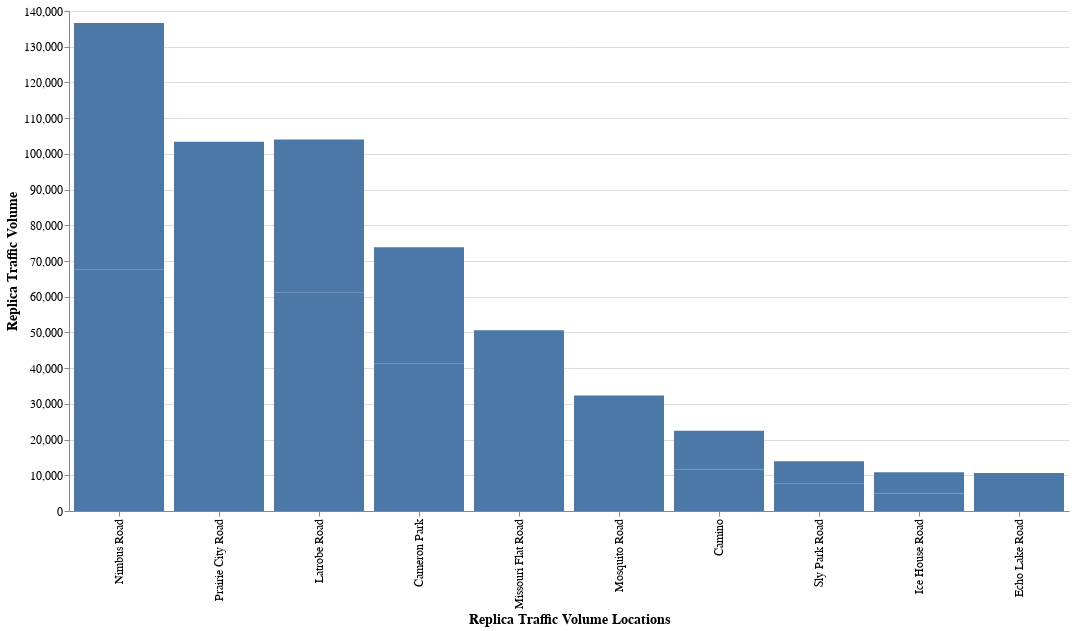

Notebook cell for this chart:
### Code cell
# Visualize the stacked bar chart, but don't show the different colors for the different directions
stacked_bar_chart(rep_df01_filtered)

### Figure 1 — Vega-Lite specification as saved in the notebook (floating-point values rounded to 4 significant figures)
{"config": {"view": {"continuousWidth": 300, "continuousHeight": 300, "strokeOpacity": 0}, "axis": {"labelFontSize": 12, "titleFontSize": 14}, "header": {"labelFontSize": 12, "titleFontSize": 14}}, "data": {"name": "data-346fdc038633c2b33721b40c2ce4f12e"}, "mark": {"type": "bar"}, "encoding": {"tooltip": [{"field": "location", "type": "nominal"}, {"field": "total_volume", "type": "quantitative"}, {"field": "ew_direction", "type": "nominal"}, {"field": "average_trip_count", "type": "quantitative"}], "x": {"field": "location", "sort": ["Nimbus Road", "Prairie City Road", "Latrobe Road", "Cameron Park", "Missouri Flat Road", "Mosquito Road", "Camino", "Sly Park Road", "Ice House Road", "Echo Lake Road"], "title": "Replica Traffic Volume Locations", "type": "ordinal"}, "y": {"field": "average_trip_count", "title": "Replica Traffic Volume", "type": "quantitative"}}, "height": 500, "width": 1000, "$schema": "https://vega.github.io/schema/vega-lite/v5.14.1.json", "datasets": {"data-346fdc038633c2b33721b40c2ce4f12e": [{"osmid": 972301994, "networklinkid": 4919446025123668139, "direction": "SouthWest", "startlat": 38.64, "startlon": -121.2, "total_trip_count": 67558, "record_count": 1, "average_trip_count": 67560.0, "location": "Nimbus Road", "ew_direction": "East", "location_order": 0, "year": "2022", "route": "50", "source": "Replica", "total_volume": 136600.0}, {"osmid": 586346518, "networklinkid": 6318569418755860454, "direction": "NorthEast", "startlat": 38.63, "startlon": -121.2, "total_trip_count": 69079, "record_count": 1, "average_trip_count": 69080.0, "location": "Nimbus Road", "ew_direction": "West", "location_order": 0, "year": "2022", "route": "50", "source": "Replica", "total_volume": 136600.0}, {"osmid": 974291696, "networklinkid": 10164004687761220118, "direction": "West", "startlat": 38.64, "startlon": -121.2, "total_trip_count": 47885, "record_count": 1, "average_trip_count": 47880.0, "location": "Prairie City Road", "ew_direction": "West", "location_order": 1, "year": "2022", "route": "50", "source": "Replica", "total_volume": 103400.0}, {"osmid": 972218036, "networklinkid": 473377144358464128, "direction": "East", "startlat": 38.64, "startlon": -121.1, "total_trip_count": 55520, "record_count": 1, "average_trip_count": 55520.0, "location": "Prairie City Road", "ew_direction": "East", "location_order": 1, "year": "2022", "route": "50", "source": "Replica", "total_volume": 103400.0}, {"osmid": 1063917121, "networklinkid": 4204181547633624892, "direction": "West", "startlat": 38.65, "startlon": -121.1, "total_trip_count": 61280, "record_count": 1, "average_trip_count": 61280.0, "location": "Latrobe Road", "ew_direction": "West", "location_order": 2, "year": "2022", "route": "50", "source": "Replica", "total_volume": 104000.0}, {"osmid": 972456575, "networklinkid": 13282593593483289893, "direction": "East", "startlat": 38.65, "startlon": -121.1, "total_trip_count": 42739, "record_count": 1, "average_trip_count": 42740.0, "location": "Latrobe Road", "ew_direction": "East", "location_order": 2, "year": "2022", "route": "50", "source": "Replica", "total_volume": 104000.0}, {"osmid": 1007232898, "networklinkid": 5579769166083565573, "direction": "West", "startlat": 38.66, "startlon": -121.0, "total_trip_count": 41201, "record_count": 1, "average_trip_count": 41200.0, "location": "Cameron Park", "ew_direction": "West", "location_order": 3, "year": "2022", "route": "50", "source": "Replica", "total_volume": 73860.0}, {"osmid": 39563171, "networklinkid": 13239198527686004252, "direction": "East", "startlat": 38.66, "startlon": -121.0, "total_trip_count": 32659, "record_count": 1, "average_trip_count": 32660.0, "location": "Cameron Park", "ew_direction": "East", "location_order": 3, "year": "2022", "route": "50", "source": "Replica", "total_volume": 73860.0}, {"osmid": 950257855, "networklinkid": 17839000377633739362, "direction": "North", "startlat": 38.71, "startlon": -120.8, "total_trip_count": 26010, "record_count": 1, "average_trip_count": 26010.0, "location": "Missouri Flat Road", "ew_direction": "East", "location_order": 4, "year": "2022", "route": "50", "source": "Replica", "total_volume": 50600.0}, {"osmid": 39575139, "networklinkid": 16245877946723553755, "direction": "West", "startlat": 38.71, "startlon": -120.8, "total_trip_count": 24594, "record_count": 1, "average_trip_count": 24590.0, "location": "Missouri Flat Road", "ew_direction": "West", "location_order": 4, "year": "2022", "route": "50", "source": "Replica", "total_volume": 50600.0}, {"osmid": 91958537, "networklinkid": 16686269959836354342, "direction": "West", "startlat": 38.73, "startlon": -120.8, "total_trip_count": 18494, "record_count": 1, "average_trip_count": 18490.0, "location": "Mosquito Road", "ew_direction": "West", "location_order": 5, "year": "2022", "route": "50", "source": "Replica", "total_volume": 32340.0}, {"osmid": 91958374, "networklinkid": 658632816435451376, "direction": "East", "startlat": 38.73, "startlon": -120.8, "total_trip_count": 13846, "record_count": 1, "average_trip_count": 13850.0, "location": "Mosquito Road", "ew_direction": "East", "location_order": 5, "year": "2022", "route": "50", "source": "Replica", "total_volume": 32340.0}, {"osmid": 180997578, "networklinkid": 17049649116298182417, "direction": "NorthEast", "startlat": 38.73, "startlon": -120.7, "total_trip_count": 11616, "record_count": 1, "average_trip_count": 11620.0, "location": "Camino", "ew_direction": "East", "location_order": 6, "year": "2022", "route": "50", "source": "Replica", "total_volume": 22450.0}, {"osmid": 717270766, "networklinkid": 15035593707759148873, "direction": "West", "startlat": 38.74, "startlon": -120.7, "total_trip_count": 10834, "record_count": 1, "average_trip_count": 10830.0, "location": "Camino", "ew_direction": "West", "location_order": 6, "year": "2022", "route": "50", "source": "Replica", "total_volume": 22450.0}, {"osmid": 138307384, "networklinkid": 9905724479785401242, "direction": "West", "startlat": 38.76, "startlon": -120.6, "total_trip_count": 7603, "record_count": 1, "average_trip_count": 7603.0, "location": "Sly Park Road", "ew_direction": "West", "location_order": 7, "year": "2022", "route": "50", "source": "Replica", "total_volume": 13930.0}, {"osmid": 1011938973, "networklinkid": 11948843553019158844, "direction": "East", "startlat": 38.76, "startlon": -120.6, "total_trip_count": 6330, "record_count": 1, "average_trip_count": 6330.0, "location": "Sly Park Road", "ew_direction": "East", "location_order": 7, "year": "2022", "route": "50", "source": "Replica", "total_volume": 13930.0}, {"osmid": 1011938936, "networklinkid": 13112708779498904298, "direction": "NorthWest", "startlat": 38.77, "startlon": -120.4, "total_trip_count": 4872, "record_count": 1, "average_trip_count": 4872.0, "location": "Ice House Road", "ew_direction": "West", "location_order": 8, "year": "2022", "route": "50", "source": "Replica", "total_volume": 10860.0}, {"osmid": 401651191, "networklinkid": 11949881834776692762, "direction": "East", "startlat": 38.77, "startlon": -120.4, "total_trip_count": 5993, "record_count": 1, "average_trip_count": 5993.0, "location": "Ice House Road", "ew_direction": "East", "location_order": 8, "year": "2022", "route": "50", "source": "Replica", "total_volume": 10860.0}, {"osmid": 401651190, "networklinkid": 8898698682539946478, "direction": "East", "startlat": 38.82, "startlon": -120.0, "total_trip_count": 5846, "record_count": 1, "average_trip_count": 5846.0, "location": "Echo Lake Road", "ew_direction": "East", "location_order": 9, "year": "2022", "route": "50", "source": "Replica", "total_volume": 10610.0}, {"osmid": 1013096010, "networklinkid": 13151939145806387587, "direction": "West", "startlat": 38.82, "startlon": -120.0, "total_trip_count": 4761, "record_count": 1, "average_trip_count": 4761.0, "location": "Echo Lake Road", "ew_direction": "West", "location_order": 9, "year": "2022", "route": "50", "source": "Replica", "total_volume": 10610.0}]}}
